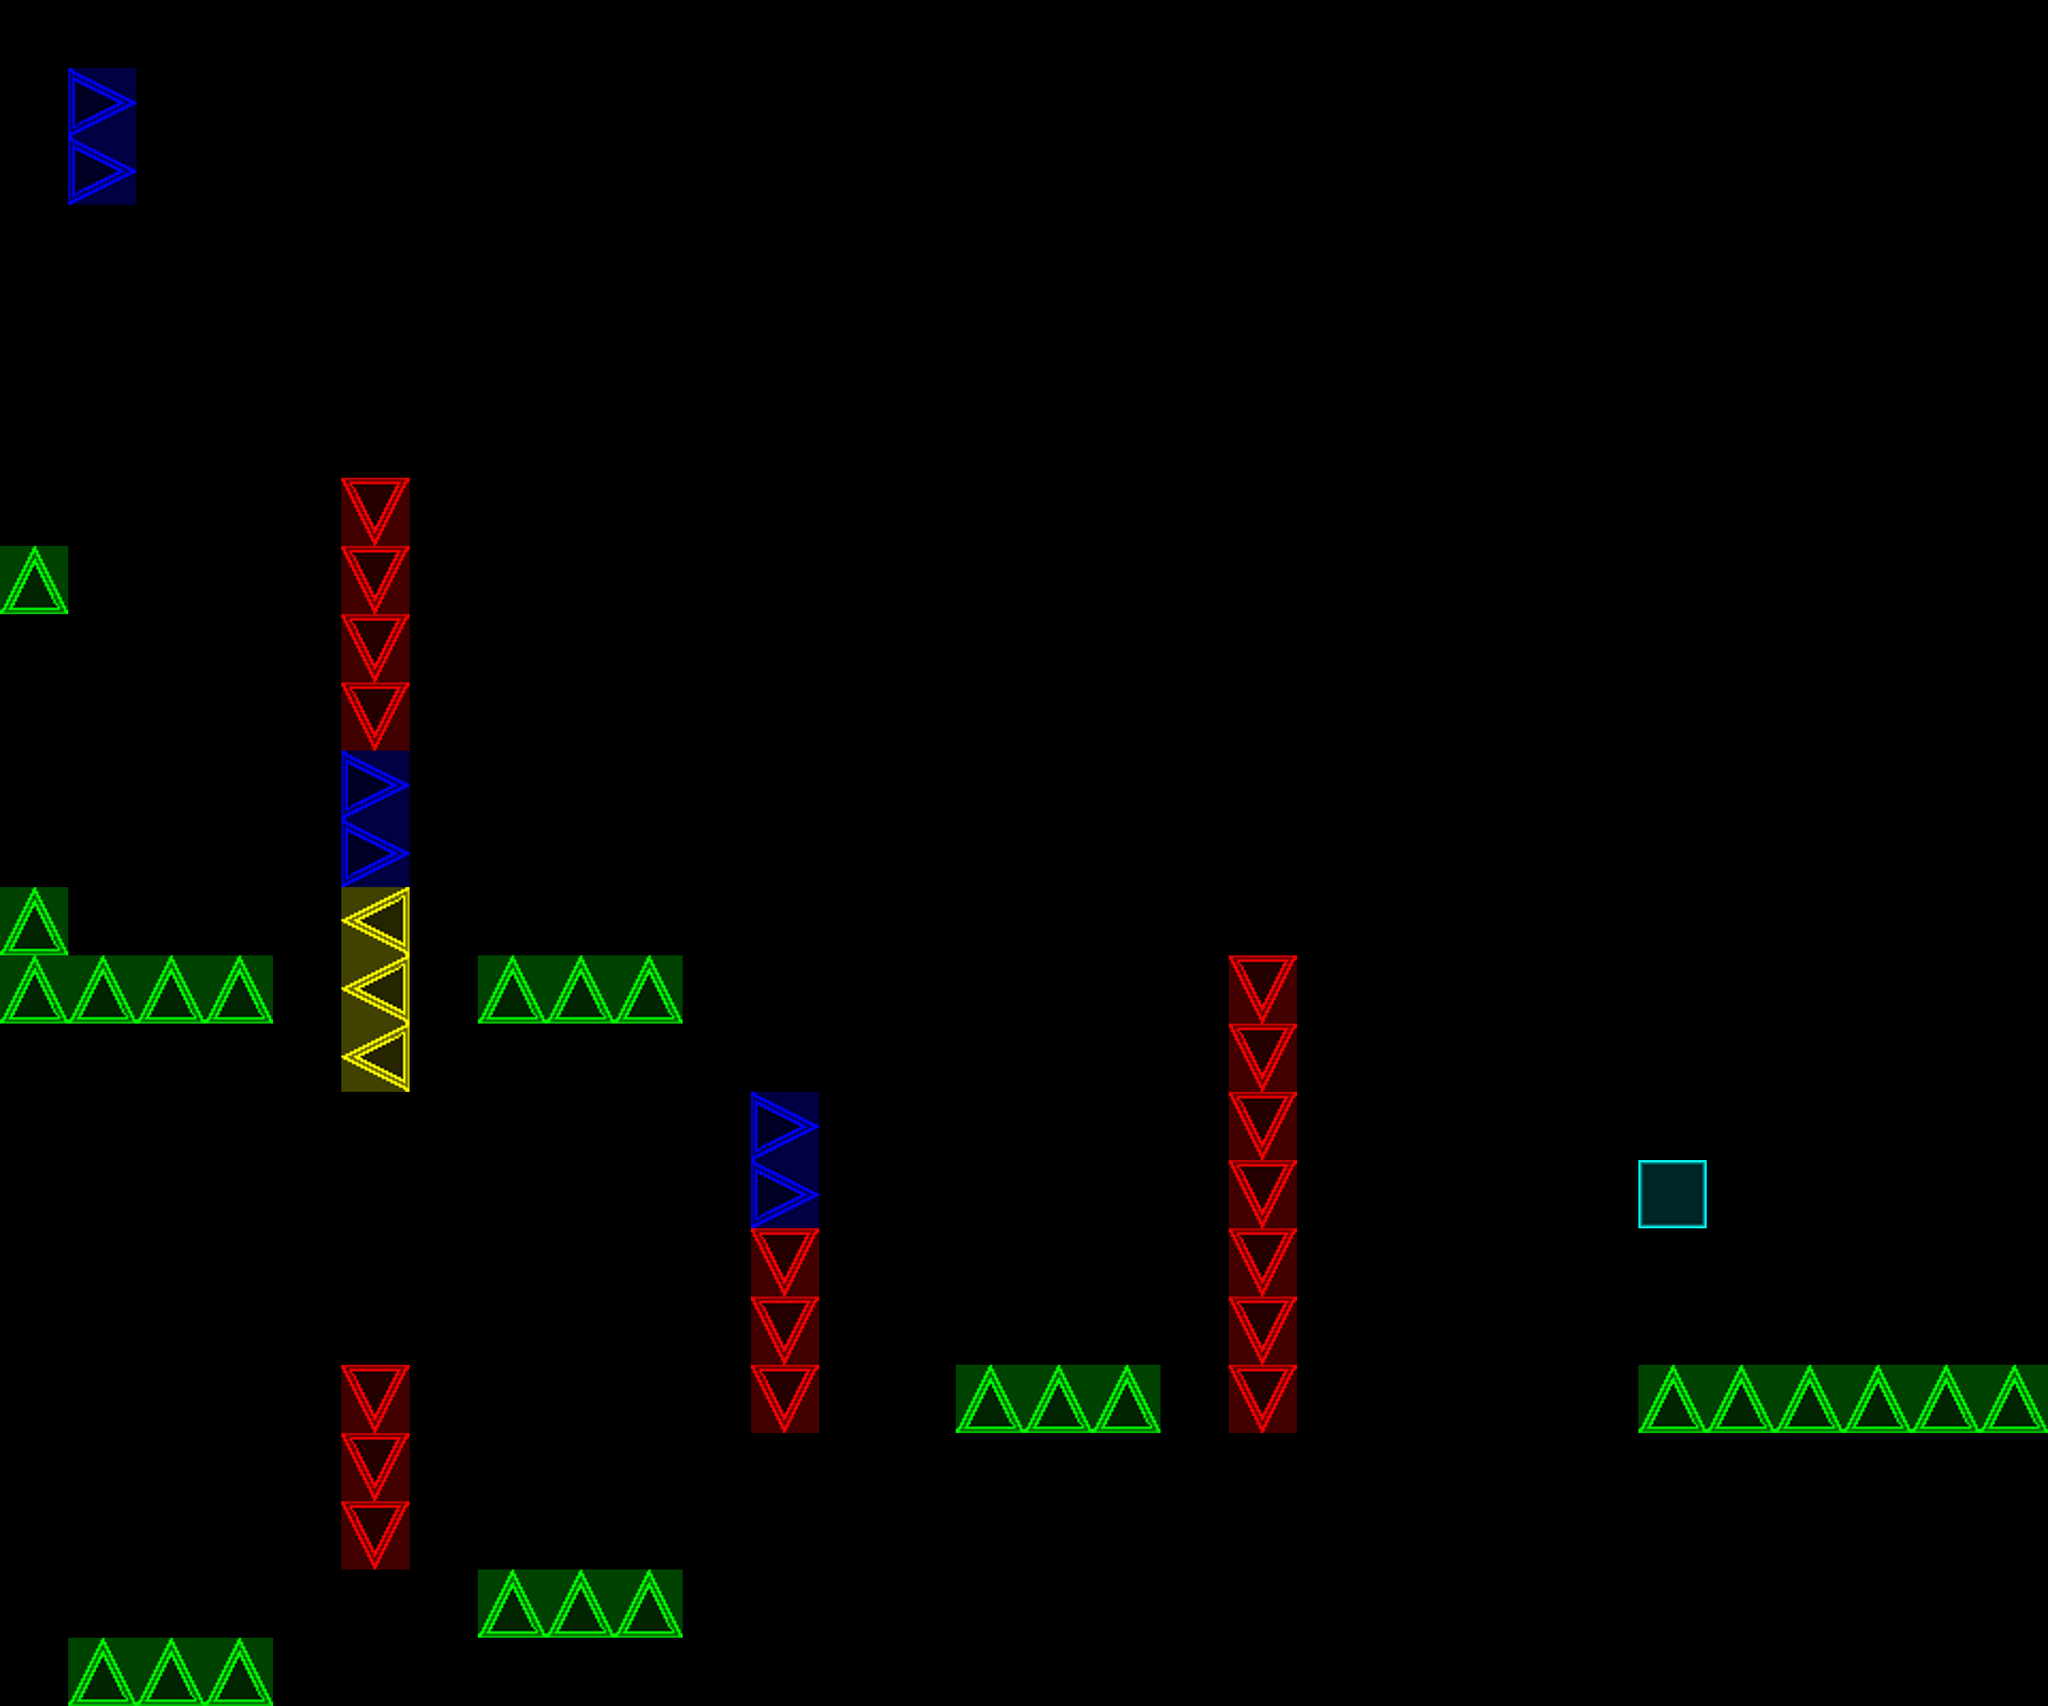

Below is a game level as drawn by its tile map, then a one-line description and the .tmx that defines it (tile-layer data replaced by summaries):
An orthogonal 30x25 tile map with 128x128 px tiles, 1 tile layer (Tile Layer 2) and 1 object (Player).

<map version="1.0" orientation="orthogonal" width="30" height="25" tilewidth="128" tileheight="128">
 <tileset firstgid="1" name="sheet" tilewidth="128" tileheight="128">
  <image source="sheet128.png" width="640" height="128" />
 </tileset>
 <layer name="Tile Layer 2" width="30" height="25">
  <data>[750 cells, 51 non-empty, 5 distinct tile ids]</data>
 </layer>
 <objectgroup name="Objects" width="30" height="25">
  <object name="Player" x="256" y="2816" width="128" height="128" />
 </objectgroup>
</map>
